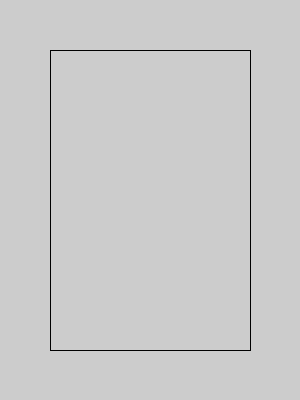
Frame 1 (no input)
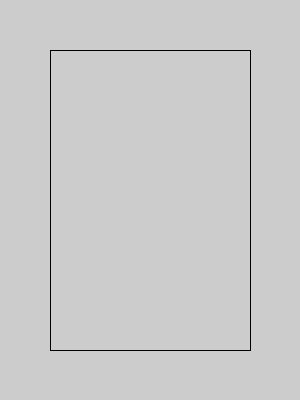
Frame 60 (the mouse pressed at the canvas centre just before this capture)
Frame 120 (the mouse held since frame 60 and released just before this capture): identical to frame 60, image omitted

The Processing sketch that drew these frames (run headless with seeded random() and noise(); from frame 60 on, the mouse is pressed at the canvas centre):

// Processing sketch: sketch_161003b_Lines2
// ── sketch_161003b_Lines2.pde
void setup() {
  size(300,400);
}

void draw() {
  line(50,50,50,350);
  line(50,50,250,50);
  line(250,50,250,350);
  line(250,350,50,350);
}
